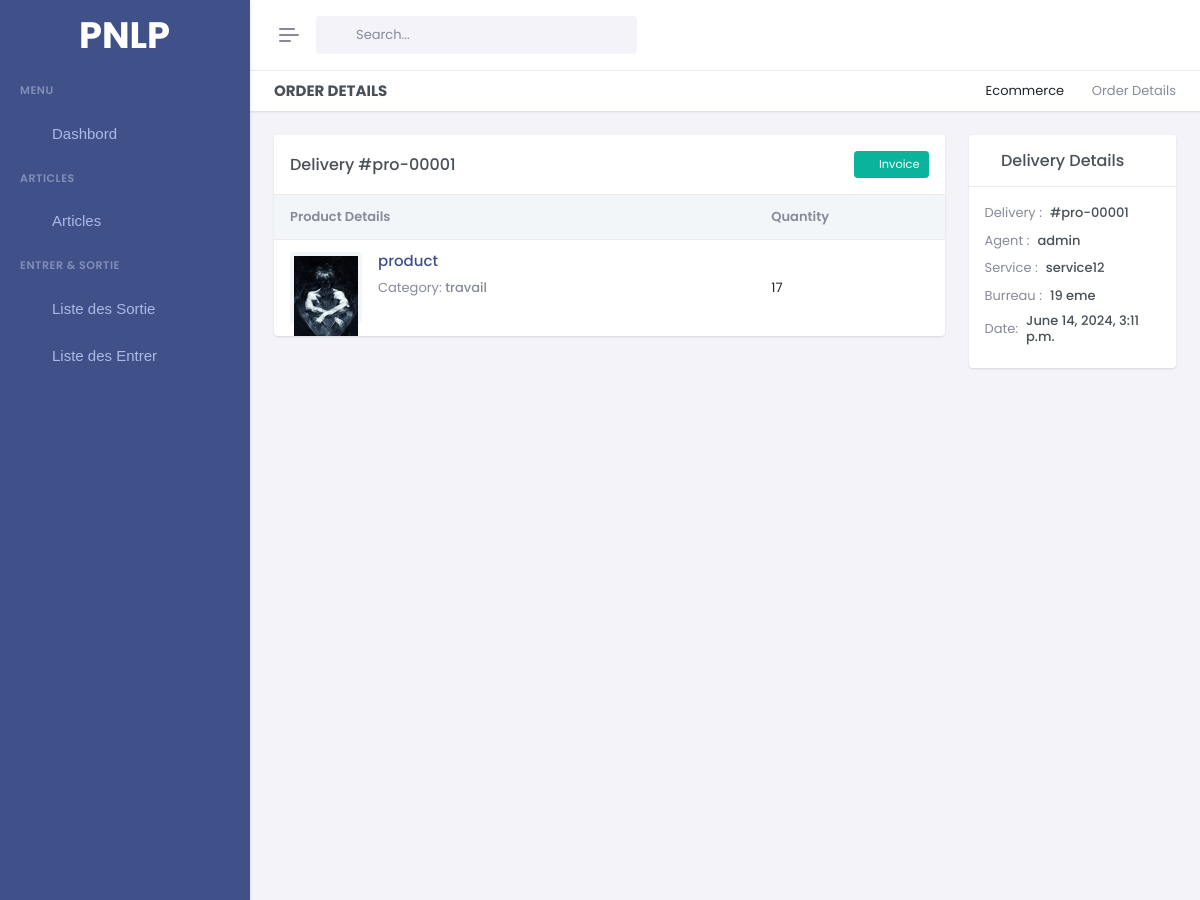
Before: /delivery-detail/pro-00001 (upper part) with the older database file.
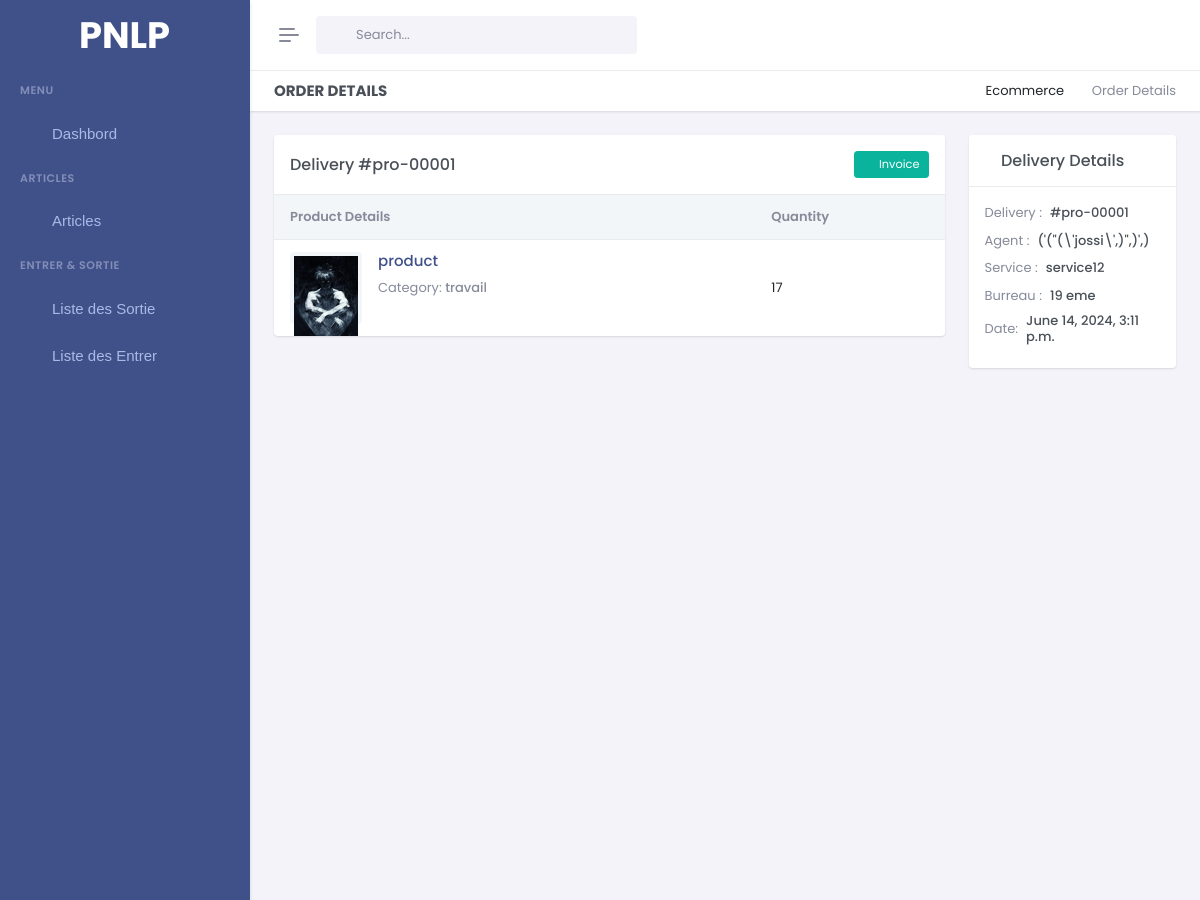
After: the same page with the newer database file.
### gestion/models.py (models this page shows, shortened)
class Delivery(models.Model):
    did = ShortUUIDField(unique=True, length=10, max_length= 20 , alphabet='abcdefghijklmnopqrstuvwxyz1234567890' , editable=False,  prefix='Del-')
    user = models.ForeignKey(User, on_delete=models.SET_NULL , null=True , blank=True)
    post = models.CharField(max_length=200)
    service = models.CharField(max_length=200, blank=True, null=True)
    date = models.DateTimeField(auto_now_add=True)

### userauth/models.py (models this page shows)
class User(AbstractUser):
    id= ShortUUIDField(unique=True, length=4, max_length= 20 ,prefix='', alphabet='1234567890',primary_key=True)
    email = models.EmailField(unique=True)
    username = models.CharField(max_length=60, unique=True)
    image= models.ImageField(default="./default_Profile.png")
    phone = models.CharField(max_length=200, blank=True, null=True)
    def __str__(self):
        return self.username

### gestion/views.py (the view)
# urls.py: path('delivery-detail/<did>' ,DeliveryDetail, name='delivery'),
def DeliveryDetail(request, did) :
    delivery = Delivery.objects.get(did=did)
    products = DeliveryProduct.objects.filter(delivery=delivery.id)
    context = {
        'delivery':delivery,
        'products':products,
    }
    return render(request, 'pages/deliveries/delivery-detail.html', context)

### gestion/context_processor.py (called while the page is built)
def is_admin(user):
    try:
        admin_profile = AdminProfile.objects.get(user=user)
        return True
    except AdminProfile.DoesNotExist:
        return False

### gestion/models.py (called while the page is built)
    def __str__(self):
        return self.title

### templates/pages/deliveries/delivery-detail.html (shortened to what the changed rows need)
{% extends 'base/base.html' %}
{% load static %}
{% block 'content' %}
<div class="main-content">
    <div class="page-content">
        <div class="container-fluid">
            <div class="row">
                <div class="col-xl-9">
                    <div class="card">
                        <div class="card-header">
                            <div class="d-flex align-items-center">
                                <h5 class="card-title flex-grow-1 mb-0">Delivery #{{delivery.did}}</h5>
                                <div class="flex-shrink-0">
                                    <a href="apps-invoices-details.html" class="btn btn-success btn-sm"><i class="ri-download-2-fill align-middle me-1"></i> Invoice</a>
                                </div>
                            </div>
                        </div>
                        <div class="card-body">
                            <div class="table-responsive table-card">
                                <table class="table table-nowrap align-middle table-borderless mb-0">
                                    <thead class="table-light text-muted">
                                        <tr>
                                            <th scope="col">Product Details</th>
                                            <th scope="col">Quantity</th>
                                        </tr>
                                    </thead>
                                </table>
                            </div>
                        </div>
                    </div>
                </div>
                <div class="col-xl-3">
                    <div class="card">
                        <div class="card-body">
                            <div class="d-flex align-items-center mb-2">
                                <div class="flex-grow-1 ms-2">
                                    <h6 class="mb-0">#{{delivery.did}}</h6>
                                </div>
                            </div>
                            <div class="d-flex align-items-center mb-2">
                                <div class="flex-grow-1 ms-2">
                                    <h6 class="mb-0">{{delivery.user}}</h6>
                                </div>
                            </div>
                            <div class="d-flex align-items-center mb-2">
                                <div class="flex-grow-1 ms-2">
                                    <h6 class="mb-0">{{delivery.service}}</h6>
                                </div>
                            </div>
                            <div class="d-flex align-items-center mb-2">
                                <div class="flex-grow-1 ms-2">
                                    <h6 class="mb-0">{{delivery.post}}</h6>
                                </div>
                            </div>
                            <div class="d-flex align-items-center mb-2">
                                <div class="flex-grow-1 ms-2">
                                    <h6 class="mb-0">{{delivery.date}}</h6>
                                </div>
                            </div>
                        </div>
                    </div>
                </div>
            </div>
        </div>
    </div>
</div>
{% endblock %}

Changed rows visible on the page:
changed through a linked row, Delivery "pro-00001": user "admin" → "('(\"(\\'jossi\\',)\",)',)"
